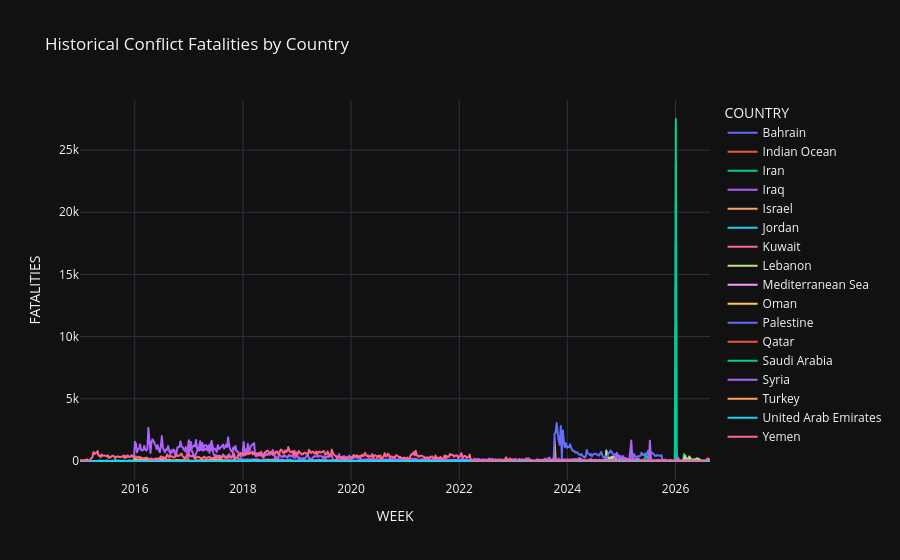

The code cell stored with this chart in its notebook:
### Code cell
# Country-level trajectory inspection plot
fig = px.line(
    df, 
    x="WEEK", 
    y="FATALITIES", 
    color="COUNTRY", 
    title="Historical Conflict Fatalities by Country",
    template="plotly_dark"
)
fig.show()

### Figure 1 — Plotly figure (JSON) as saved in the notebook; plotly's stock layout.template omitted (floating-point values rounded to 4 significant figures; data arrays with more than 128 entries replaced by an {"elided": "..."} marker saying what was removed)
{"data": [{"hovertemplate": "COUNTRY=Bahrain<br>WEEK=%{x}<br>FATALITIES=%{y}<extra></extra>", "legendgroup": "Bahrain", "line": {"color": "#636efa", "dash": "solid"}, "marker": {"symbol": "circle"}, "mode": "lines", "name": "Bahrain", "showlegend": true, "type": "scattergl", "x": {"elided": "609 str values"}, "xaxis": "x", "y": {"elided": "609 int values"}, "yaxis": "y"}, {"hovertemplate": "COUNTRY=Indian Ocean<br>WEEK=%{x}<br>FATALITIES=%{y}<extra></extra>", "legendgroup": "Indian Ocean", "line": {"color": "#EF553B", "dash": "solid"}, "marker": {"symbol": "circle"}, "mode": "lines", "name": "Indian Ocean", "showlegend": true, "type": "scattergl", "x": {"elided": "609 str values"}, "xaxis": "x", "y": {"elided": "609 int values"}, "yaxis": "y"}, {"hovertemplate": "COUNTRY=Iran<br>WEEK=%{x}<br>FATALITIES=%{y}<extra></extra>", "legendgroup": "Iran", "line": {"color": "#00cc96", "dash": "solid"}, "marker": {"symbol": "circle"}, "mode": "lines", "name": "Iran", "showlegend": true, "type": "scattergl", "x": {"elided": "609 str values"}, "xaxis": "x", "y": {"elided": "609 int values"}, "yaxis": "y"}, {"hovertemplate": "COUNTRY=Iraq<br>WEEK=%{x}<br>FATALITIES=%{y}<extra></extra>", "legendgroup": "Iraq", "line": {"color": "#ab63fa", "dash": "solid"}, "marker": {"symbol": "circle"}, "mode": "lines", "name": "Iraq", "showlegend": true, "type": "scattergl", "x": {"elided": "609 str values"}, "xaxis": "x", "y": {"elided": "609 int values"}, "yaxis": "y"}, {"hovertemplate": "COUNTRY=Israel<br>WEEK=%{x}<br>FATALITIES=%{y}<extra></extra>", "legendgroup": "Israel", "line": {"color": "#FFA15A", "dash": "solid"}, "marker": {"symbol": "circle"}, "mode": "lines", "name": "Israel", "showlegend": true, "type": "scattergl", "x": {"elided": "609 str values"}, "xaxis": "x", "y": {"elided": "609 int values"}, "yaxis": "y"}, {"hovertemplate": "COUNTRY=Jordan<br>WEEK=%{x}<br>FATALITIES=%{y}<extra></extra>", "legendgroup": "Jordan", "line": {"color": "#19d3f3", "dash": "solid"}, "marker": {"symbol": "circle"}, "mode": "lines", "name": "Jordan", "showlegend": true, "type": "scattergl", "x": {"elided": "609 str values"}, "xaxis": "x", "y": {"elided": "609 int values"}, "yaxis": "y"}, {"hovertemplate": "COUNTRY=Kuwait<br>WEEK=%{x}<br>FATALITIES=%{y}<extra></extra>", "legendgroup": "Kuwait", "line": {"color": "#FF6692", "dash": "solid"}, "marker": {"symbol": "circle"}, "mode": "lines", "name": "Kuwait", "showlegend": true, "type": "scattergl", "x": {"elided": "609 str values"}, "xaxis": "x", "y": {"elided": "609 int values"}, "yaxis": "y"}, {"hovertemplate": "COUNTRY=Lebanon<br>WEEK=%{x}<br>FATALITIES=%{y}<extra></extra>", "legendgroup": "Lebanon", "line": {"color": "#B6E880", "dash": "solid"}, "marker": {"symbol": "circle"}, "mode": "lines", "name": "Lebanon", "showlegend": true, "type": "scattergl", "x": {"elided": "609 str values"}, "xaxis": "x", "y": {"elided": "609 int values"}, "yaxis": "y"}, {"hovertemplate": "COUNTRY=Mediterranean Sea<br>WEEK=%{x}<br>FATALITIES=%{y}<extra></extra>", "legendgroup": "Mediterranean Sea", "line": {"color": "#FF97FF", "dash": "solid"}, "marker": {"symbol": "circle"}, "mode": "lines", "name": "Mediterranean Sea", "showlegend": true, "type": "scattergl", "x": {"elided": "609 str values"}, "xaxis": "x", "y": {"elided": "609 int values"}, "yaxis": "y"}, {"hovertemplate": "COUNTRY=Oman<br>WEEK=%{x}<br>FATALITIES=%{y}<extra></extra>", "legendgroup": "Oman", "line": {"color": "#FECB52", "dash": "solid"}, "marker": {"symbol": "circle"}, "mode": "lines", "name": "Oman", "showlegend": true, "type": "scattergl", "x": {"elided": "609 str values"}, "xaxis": "x", "y": {"elided": "609 int values"}, "yaxis": "y"}, {"hovertemplate": "COUNTRY=Palestine<br>WEEK=%{x}<br>FATALITIES=%{y}<extra></extra>", "legendgroup": "Palestine", "line": {"color": "#636efa", "dash": "solid"}, "marker": {"symbol": "circle"}, "mode": "lines", "name": "Palestine", "showlegend": true, "type": "scattergl", "x": {"elided": "609 str values"}, "xaxis": "x", "y": {"elided": "609 int values"}, "yaxis": "y"}, {"hovertemplate": "COUNTRY=Qatar<br>WEEK=%{x}<br>FATALITIES=%{y}<extra></extra>", "legendgroup": "Qatar", "line": {"color": "#EF553B", "dash": "solid"}, "marker": {"symbol": "circle"}, "mode": "lines", "name": "Qatar", "showlegend": true, "type": "scattergl", "x": {"elided": "609 str values"}, "xaxis": "x", "y": {"elided": "609 int values"}, "yaxis": "y"}, {"hovertemplate": "COUNTRY=Saudi Arabia<br>WEEK=%{x}<br>FATALITIES=%{y}<extra></extra>", "legendgroup": "Saudi Arabia", "line": {"color": "#00cc96", "dash": "solid"}, "marker": {"symbol": "circle"}, "mode": "lines", "name": "Saudi Arabia", "showlegend": true, "type": "scattergl", "x": {"elided": "609 str values"}, "xaxis": "x", "y": {"elided": "609 int values"}, "yaxis": "y"}, {"hovertemplate": "COUNTRY=Syria<br>WEEK=%{x}<br>FATALITIES=%{y}<extra></extra>", "legendgroup": "Syria", "line": {"color": "#ab63fa", "dash": "solid"}, "marker": {"symbol": "circle"}, "mode": "lines", "name": "Syria", "showlegend": true, "type": "scattergl", "x": {"elided": "609 str values"}, "xaxis": "x", "y": {"elided": "609 int values"}, "yaxis": "y"}, {"hovertemplate": "COUNTRY=Turkey<br>WEEK=%{x}<br>FATALITIES=%{y}<extra></extra>", "legendgroup": "Turkey", "line": {"color": "#FFA15A", "dash": "solid"}, "marker": {"symbol": "circle"}, "mode": "lines", "name": "Turkey", "showlegend": true, "type": "scattergl", "x": {"elided": "609 str values"}, "xaxis": "x", "y": {"elided": "609 int values"}, "yaxis": "y"}, {"hovertemplate": "COUNTRY=United Arab Emirates<br>WEEK=%{x}<br>FATALITIES=%{y}<extra></extra>", "legendgroup": "United Arab Emirates", "line": {"color": "#19d3f3", "dash": "solid"}, "marker": {"symbol": "circle"}, "mode": "lines", "name": "United Arab Emirates", "showlegend": true, "type": "scattergl", "x": {"elided": "609 str values"}, "xaxis": "x", "y": {"elided": "609 int values"}, "yaxis": "y"}, {"hovertemplate": "COUNTRY=Yemen<br>WEEK=%{x}<br>FATALITIES=%{y}<extra></extra>", "legendgroup": "Yemen", "line": {"color": "#FF6692", "dash": "solid"}, "marker": {"symbol": "circle"}, "mode": "lines", "name": "Yemen", "showlegend": true, "type": "scattergl", "x": {"elided": "609 str values"}, "xaxis": "x", "y": {"elided": "609 int values"}, "yaxis": "y"}], "layout": {"legend": {"title": {"text": "COUNTRY"}, "tracegroupgap": 0}, "title": {"text": "Historical Conflict Fatalities by Country"}, "xaxis": {"anchor": "y", "domain": [0, 1], "title": {"text": "WEEK"}}, "yaxis": {"anchor": "x", "domain": [0, 1], "title": {"text": "FATALITIES"}}}}
